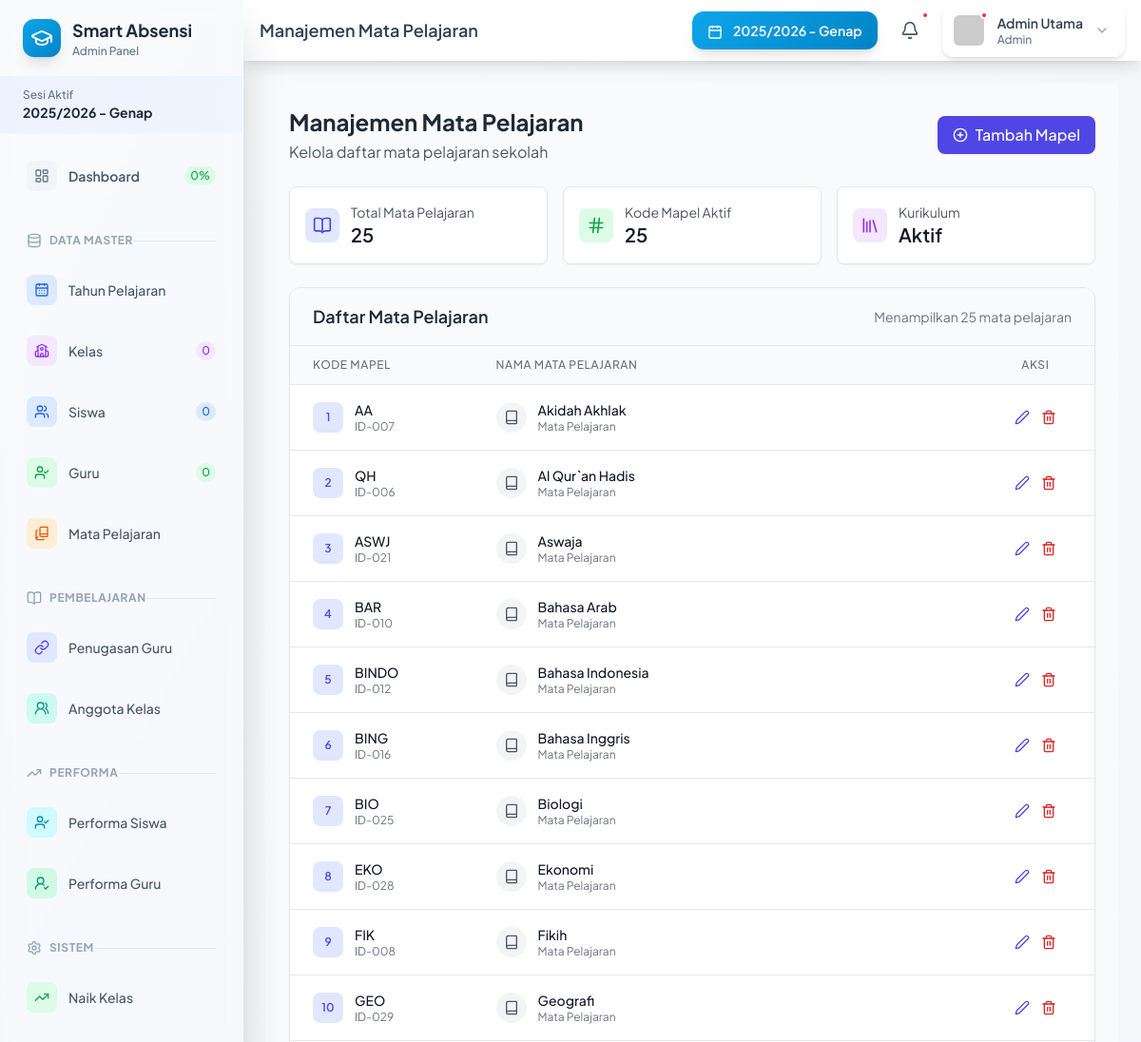
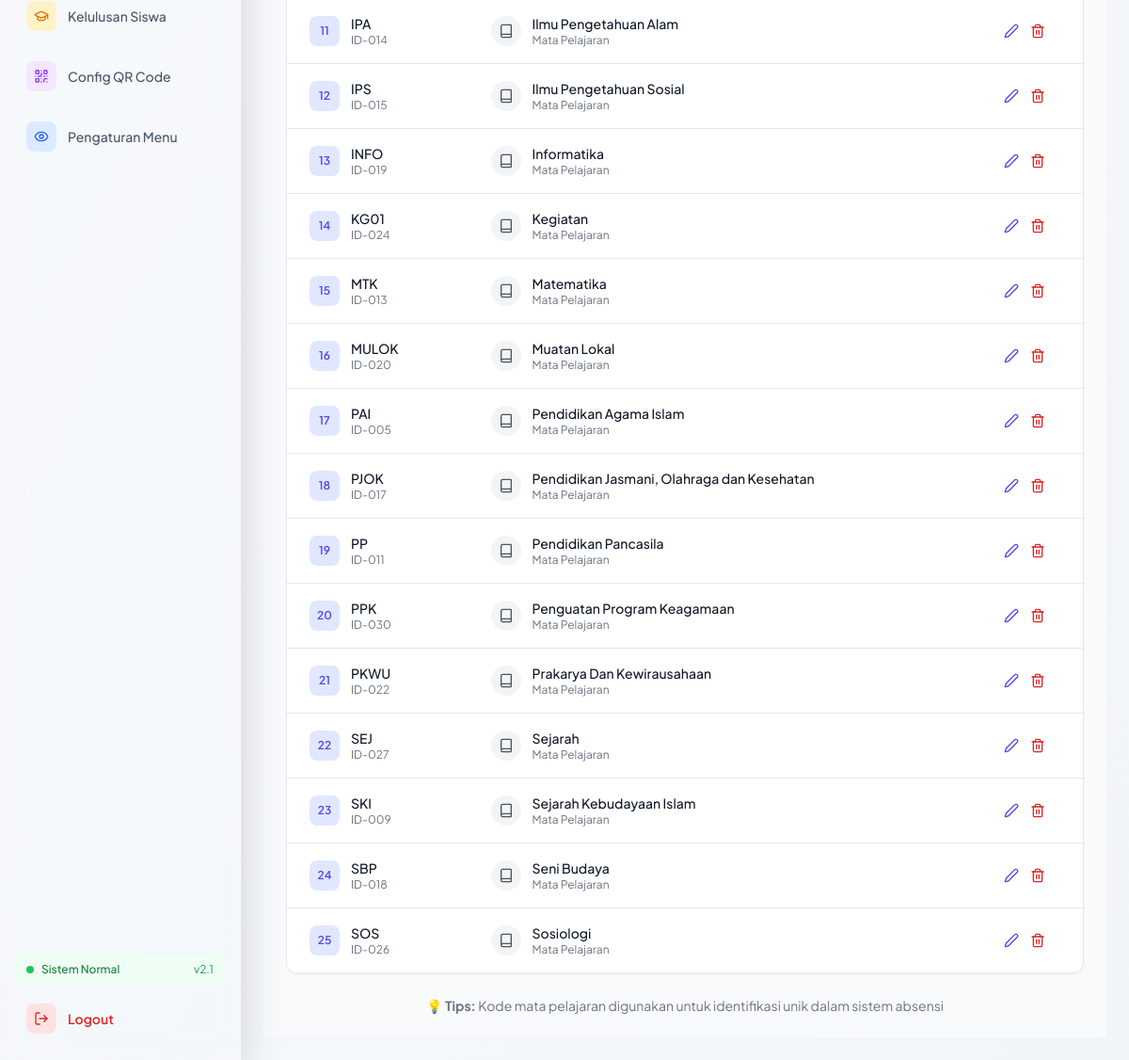
Page /admin/mapel (signed in) on the committed database (2 pictures, top to bottom).
### tables this page shows
CREATE TABLE `mapel` (
  `id_mapel` int(11) NOT NULL,
  `kode_mapel` varchar(20) NOT NULL,
  `nama_mapel` varchar(100) NOT NULL
);

### app/controllers/AdminController.php (called while the page is built, shortened)
<?php
class AdminController extends Controller {
    private $data = [];
    public function __construct()
   {
        $cacheKey = 'admin_daftar_semester';
        $cacheTime = $_SESSION[$cacheKey . '_time'] ?? 0;
        if (!isset($_SESSION[$cacheKey]) || (time() - $cacheTime) > 3600) {
            $this->data['daftar_semester'] = $this->model('TahunPelajaran_model')->getAllSemester();
        } else {
            $this->data['daftar_semester'] = $_SESSION[$cacheKey];
        }
    }
    public function mapel()
    {
        $this->data['judul'] = 'Manajemen Mata Pelajaran';
        $this->data['mapel'] = $this->model('Mapel_model')->getAllMapel();
        $this->view('admin/mapel', $this->data);
    }
}

### app/core/App.php (called while the page is built, shortened)
<?php
class App {
    protected $method = 'index';
    protected $params = [];
    public function __construct()
    {
        require_once APPROOT . '/config/database.php';
        require_once APPROOT . '/app/core/Database.php';
        require_once APPROOT . '/app/core/Controller.php';
        $url = $this->parseURL();
        if (isset($url[0])) {
            $controllerName = ucfirst($url[0]) . 'Controller';
            if (file_exists(APPROOT . '/app/controllers/' . $controllerName . '.php')) {
                unset($url[0]);
            } else {
                error_log("App.php - Controller NOT found: " . $controllerName);
            }
        }
        $this->controller = new $this->controller;
        if (isset($url[1])) {
            $methodName = $url[1];
            if (method_exists($this->controller, $methodName)) {
                $this->method = $methodName;
            } else {
                error_log("App.php - Method NOT found: " . $methodName . " - Available methods: " . implode(', ', get_class_methods($this->controller)));
            }
        }
        call_user_func_array([$this->controller, $this->method], $this->params);
    }
    public function parseURL()
    {
        if (isset($_GET['url'])) {
            $url = rtrim($_GET['url'], '/');
            $url = filter_var($url, FILTER_SANITIZE_URL);
            $url = explode('/', $url);
            return $url;
        }
        return [];
    }
}

### public/index.php (called while the page is built, shortened)
<?php
require_once APPROOT . '/app/core/App.php';
$app = new App();

### app/core/Database.php (called while the page is built, shortened)
<?php
class Database {
    private $dbh;
    private $stmt;
    public function __construct()
    {
        $this->host = DB_HOST;
        $this->user = DB_USER;
        $this->pass = DB_PASS;
        $this->db_name = DB_NAME;
        $dsn = 'mysql:host=' . $this->host . ';dbname=' . $this->db_name;
        $options = [
            PDO::ATTR_PERSISTENT => false,
            PDO::ATTR_ERRMODE => PDO::ERRMODE_EXCEPTION,
            PDO::ATTR_EMULATE_PREPARES => false,
            PDO::MYSQL_ATTR_INIT_COMMAND => "SET NAMES utf8mb4 COLLATE utf8mb4_unicode_ci"
        ];
        try {
            $this->dbh = new PDO($dsn, $this->user, $this->pass, $options);
        } catch (PDOException $e) {
            die($e->getMessage());
        }
    }
    public function query($query)
    {
        $this->stmt = $this->dbh->prepare($query);
    }
    public function execute()
    {
        return $this->stmt->execute();
    }
    public function resultSet()
    {
        $this->execute();
        return $this->stmt->fetchAll(PDO::FETCH_ASSOC);
    }
}

### app/models/Mapel_model.php (called while the page is built, shortened)
<?php
class Mapel_model {
    private $db;
    public function __construct() {
        require_once APPROOT . '/app/core/Database.php';
        $this->db = new Database;
    }
    public function getAllMapel() {
        $this->db->query('SELECT * FROM mapel ORDER BY nama_mapel ASC');
        return $this->db->resultSet();
    }
}

### app/views/admin/mapel.php (the view, shortened to what this page needs)
<!DOCTYPE html>
<html lang="id">
<head>
    <script src="https://cdn.tailwindcss.com"></script>
</head>
<body class="bg-gray-50">
    <main class="flex-1 overflow-x-hidden overflow-y-auto bg-gray-50 p-6">
        <div class="flex flex-col sm:flex-row justify-between items-start sm:items-center mb-6 space-y-4 sm:space-y-0">
            <div>
                <h2 class="text-2xl font-bold text-gray-800">Manajemen Mata Pelajaran</h2>
                <p class="text-gray-600 mt-1">Kelola daftar mata pelajaran sekolah</p>
            </div>
            <a href="<?= BASEURL; ?>/admin/tambahMapel"
               class="bg-indigo-600 hover:bg-indigo-700 text-white font-medium py-2 px-4 rounded-lg flex items-center transition-colors duration-200 shadow-sm">
                <i data-lucide="plus-circle" class="w-4 h-4 mr-2"></i>
                Tambah Mapel
            </a>
        </div>
        <div class="grid grid-cols-1 sm:grid-cols-3 gap-4 mb-6">
            <div class="bg-white p-4 rounded-lg shadow-sm border">
                <div class="flex items-center">
                    <div class="bg-indigo-100 p-2 rounded-lg mr-3">
                        <i data-lucide="book-open" class="w-5 h-5 text-indigo-600"></i>
                    </div>
                    <div>
                        <p class="text-sm text-gray-600">Total Mata Pelajaran</p>
                        <p class="text-xl font-semibold text-gray-900"><?= count($data['mapel']); ?></p>
                    </div>
                </div>
            </div>
            <div class="bg-white p-4 rounded-lg shadow-sm border">
                <div class="flex items-center">
                    <div class="bg-green-100 p-2 rounded-lg mr-3">
                        <i data-lucide="hash" class="w-5 h-5 text-green-600"></i>
                    </div>
                    <div>
                        <p class="text-sm text-gray-600">Kode Mapel Aktif</p>
                        <p class="text-xl font-semibold text-gray-900"><?= count($data['mapel']); ?></p>
                    </div>
                </div>
            </div>
            <div class="bg-white p-4 rounded-lg shadow-sm border">
                <div class="flex items-center">
                    <div class="bg-purple-100 p-2 rounded-lg mr-3">
                        <i data-lucide="library" class="w-5 h-5 text-purple-600"></i>
                    </div>
                    <div>
                        <p class="text-sm text-gray-600">Kurikulum</p>
                        <p class="text-xl font-semibold text-gray-900">Aktif</p>
                    </div>
                </div>
            </div>
        </div>
        <div class="bg-white rounded-xl shadow-sm border overflow-hidden">
            <div class="px-6 py-4 border-b border-gray-200 bg-gray-50">
                <div class="flex flex-col sm:flex-row sm:items-center sm:justify-between space-y-2 sm:space-y-0">
                    <h3 class="text-lg font-semibold text-gray-800">Daftar Mata Pelajaran</h3>
                    <div class="flex items-center space-x-3">
                        <div class="text-sm text-gray-500">
                            Menampilkan <?= count($data['mapel']); ?> mata pelajaran
                        </div>
                    </div>
                </div>
            </div>
            <?php if (!empty($data['mapel'])): ?>
            <div class="overflow-x-auto">
                <table class="w-full divide-y divide-gray-200">
                    <thead class="bg-gray-50">
                        <tr>
                            <th class="px-6 py-3 text-left text-xs font-medium text-gray-500 uppercase tracking-wider">
                                Kode Mapel
                            </th>
                            <th class="px-6 py-3 text-left text-xs font-medium text-gray-500 uppercase tracking-wider">
                                Nama Mata Pelajaran
                            </th>
                            <th class="px-6 py-3 text-center text-xs font-medium text-gray-500 uppercase tracking-wider">
                                Aksi
                            </th>
                        </tr>
                    </thead>
                    <tbody class="bg-white divide-y divide-gray-200">
                        <?php foreach ($data['mapel'] as $index => $mapel) : ?>
                        <tr class="hover:bg-gray-50 transition-colors duration-150">
                            <td class="px-6 py-4 whitespace-nowrap">
                                <div class="flex items-center">
                                    <div class="flex-shrink-0 w-8 h-8 bg-indigo-100 rounded-lg flex items-center justify-center mr-3">
                                        <span class="text-xs font-semibold text-indigo-600"><?= $index + 1; ?></span>
                                    </div>
                                    <div>
                                        <div class="text-sm font-medium text-gray-900">
                                            <?= htmlspecialchars($mapel['kode_mapel']); ?>
                                        </div>
                                        <div class="text-xs text-gray-500">
                                            <?= 'ID-' . str_pad($mapel['id_mapel'], 3, '0', STR_PAD_LEFT); ?>
                                        </div>
                                    </div>
                                </div>
                            </td>
                            <td class="px-6 py-4 whitespace-nowrap">
                                <div class="flex items-center">
                                    <div class="flex-shrink-0 w-8 h-8 bg-gray-100 rounded-full flex items-center justify-center mr-3">
                                        <i data-lucide="book" class="w-4 h-4 text-gray-600"></i>
                                    </div>
                                    <div>
                                        <div class="text-sm font-medium text-gray-900">
                                            <?= htmlspecialchars($mapel['nama_mapel']); ?>
                                        </div>
                                        <div class="text-xs text-gray-500">
                                            Mata Pelajaran
                                        </div>
                                    </div>
                                </div>
                            </td>
                            <td class="px-6 py-4 whitespace-nowrap text-center">
                                <div class="flex items-center justify-center space-x-3">
                                    <a href="<?= BASEURL; ?>/admin/editMapel/<?= $mapel['id_mapel']; ?>"
                                       class="text-indigo-600 hover:text-indigo-800 transition-colors duration-150"
                                       title="Edit mata pelajaran">
                                        <i data-lucide="edit-2" class="w-4 h-4"></i>
                                    </a>
                                    <a href="<?= BASEURL; ?>/admin/hapusMapel/<?= $mapel['id_mapel']; ?>"
                                       class="text-red-600 hover:text-red-800 transition-colors duration-150"
                                       title="Hapus mata pelajaran"
                                       onclick="return confirm('Apakah Anda yakin ingin menghapus mata pelajaran <?= htmlspecialchars($mapel['nama_mapel']); ?>?\n\nSemua data terkait akan ikut terhapus!')">
                                        <i data-lucide="trash-2" class="w-4 h-4"></i>
                                    </a>
                                </div>
                            </td>
                        </tr>
                        <?php endforeach; ?>
                    </tbody>
                </table>
            </div>
            <?php endif; ?>
        </div>
        <div class="mt-6 text-center text-sm text-gray-500">
            <p>💡 <strong>Tips:</strong> Kode mata pelajaran digunakan untuk identifikasi unik dalam sistem absensi</p>
        </div>
    </main>
</body>
</html>

### app/views/templates/header.php (style rules this page uses)
body { font-family: 'Plus Jakarta Sans', sans-serif; background: linear-gradient(135deg, #f8fafc 0%, #f1f5f9 100%); }

### app/views/admin/mapel.php (style rules this page uses)
body { font-family: 'Inter', sans-serif; }

### rows in the picture
mapel: kode_mapel "AA", id_mapel "007", nama_mapel "Akidah Akhlak"
mapel: kode_mapel "QH", id_mapel "006", nama_mapel "Al Qur`an Hadis"
mapel: kode_mapel "ASWJ", id_mapel "021", nama_mapel "Aswaja"
mapel: kode_mapel "BAR", id_mapel "010", nama_mapel "Bahasa Arab"
mapel: kode_mapel "BINDO", id_mapel "012", nama_mapel "Bahasa Indonesia"
mapel: kode_mapel "BING", id_mapel "016", nama_mapel "Bahasa Inggris"
mapel: kode_mapel "BIO", id_mapel "025", nama_mapel "Biologi"
mapel: kode_mapel "EKO", id_mapel "028", nama_mapel "Ekonomi"
mapel: kode_mapel "FIK", id_mapel "008", nama_mapel "Fikih"
mapel: kode_mapel "GEO", id_mapel "029", nama_mapel "Geografi"
mapel: kode_mapel "IPA", id_mapel "014", nama_mapel "Ilmu Pengetahuan Alam"
mapel: kode_mapel "IPS", id_mapel "015", nama_mapel "Ilmu Pengetahuan Sosial"
mapel: kode_mapel "INFO", id_mapel "019", nama_mapel "Informatika"
mapel: kode_mapel "KG01", id_mapel "024", nama_mapel "Kegiatan"
mapel: kode_mapel "MTK", id_mapel "013", nama_mapel "Matematika"
mapel: kode_mapel "MULOK", id_mapel "020", nama_mapel "Muatan Lokal"
mapel: kode_mapel "PAI", id_mapel "005", nama_mapel "Pendidikan Agama Islam"
mapel: kode_mapel "PJOK", id_mapel "017", nama_mapel "Pendidikan Jasmani, Olahraga dan Kesehatan"
mapel: kode_mapel "PP", id_mapel "011", nama_mapel "Pendidikan Pancasila"
mapel: kode_mapel "PPK", id_mapel "030", nama_mapel "Penguatan Program Keagamaan"
mapel: kode_mapel "PKWU", id_mapel "022", nama_mapel "Prakarya Dan Kewirausahaan"
mapel: kode_mapel "SEJ", id_mapel "027", nama_mapel "Sejarah"
mapel: kode_mapel "SKI", id_mapel "009", nama_mapel "Sejarah Kebudayaan Islam"
mapel: kode_mapel "SBP", id_mapel "018", nama_mapel "Seni Budaya"
mapel: kode_mapel "SOS", id_mapel "026", nama_mapel "Sosiologi"

### other values in the picture
$_SESSION['nama_semester_aktif'] "2025/2026 - Genap"
$sidebarData['attendance_percentage'] "0"
$sidebarData['total_kelas'] "0"
$sidebarData['total_siswa'] "0"
$sidebarData['total_guru'] "0"
$data['judul'] "Manajemen Mata Pelajaran"
$html_safe_name "Admin Utama"
$role_display "Admin"
count($data['mapel']) "25"
